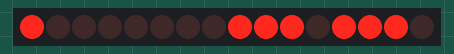
The sketch below on a simulated Arduino Uno, built with avr-gcc and run on an emulated ATmega328P. On the bench: 16 shift-register outputs drawn as a row of LEDs (first output left, lit = HIGH).

Above: at 0.1 s.
At 10.1 s:
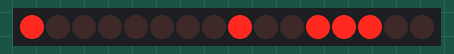
At 15.1 s:
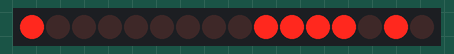
At 20.1 s:
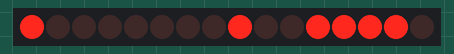
At 25.1 s:
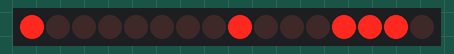
At 35.1 s:
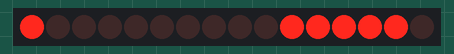
Timing chart, 0 to 36.6 s (numbered marks = the images above):
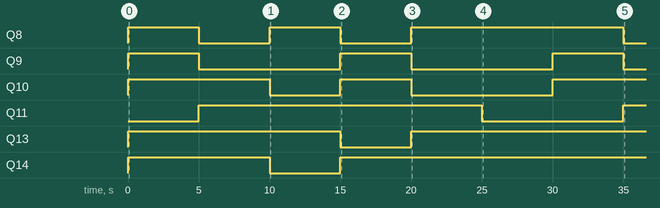

The sketch:

Ex3LAB3.ino
```cpp
const int latchPin = 8;
const int clockPin = 12;
const int dataPin = 11;

byte charTable[] = {
  B11101110, // A
  B00111110, // b
  B10011100, // C
  B01111010, // d
  B10011110, // E
  B10001110  // F
};

void setup() {
  pinMode(latchPin, OUTPUT);
  pinMode(clockPin, OUTPUT);
  pinMode(dataPin, OUTPUT);
}

void loop() {
  for (int i = 0; i < 6; i++) {
    digitalWrite(latchPin, LOW);
    shiftOut(dataPin, clockPin, LSBFIRST, charTable[i]);
    shiftOut(dataPin, clockPin, LSBFIRST, B10000000);
    digitalWrite(latchPin, HIGH);
    delay(5000);
  }
}
```

Measured:
- by itself, Q8: goes HIGH 5.0 s, LOW 5.0 s, HIGH 5.0 s, LOW 5.0 s, HIGH 15.0 s, then LOW
- by itself, Q9: alternates HIGH for 5.0 s and LOW for 10.0 s
- by itself, Q10: goes HIGH 10.0 s, LOW 5.0 s, HIGH 5.0 s, LOW 10.0 s, then HIGH
- by itself, Q11: LOW → HIGH at 5.0 s, → LOW 20.0 s later, → HIGH 10.0 s later
- by itself, Q13: LOW → HIGH at 0.00 s, → LOW 15.0 s later, → HIGH 5.0 s later
- by itself, Q14: LOW → HIGH at 0.00 s, → LOW 10.0 s later, → HIGH 5.0 s later
